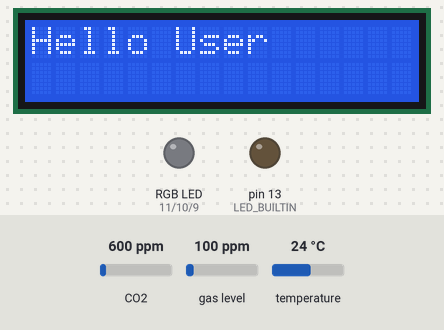
The sketch below on a simulated Arduino Uno, built with avr-gcc and run on an emulated ATmega328P. Shown: 16×2 character LCD, an RGB LED mixed from three pins (HIGH = lit), output pins drawn as LEDs (lit = HIGH). Dashed ring = blinking. The inputs (shaded band) are chosen by the test bench; at power-on: CO2 600 ppm, gas level 100 ppm, temperature 24 °C. Dim RGB values are drawn brighter than linear; what the sketch prints to the serial monitor is not drawn.

Above: at 0.2 s.
At 9.2 s:
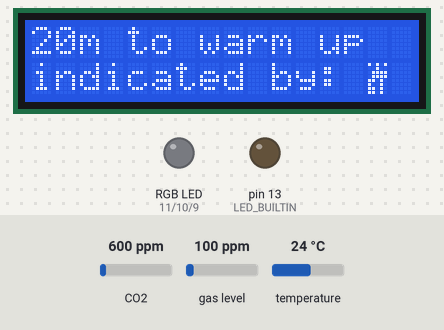
At 21.3 s:
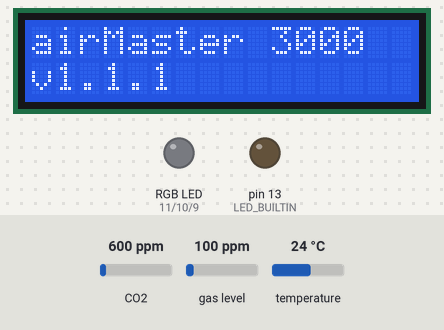
At 37.7 s:
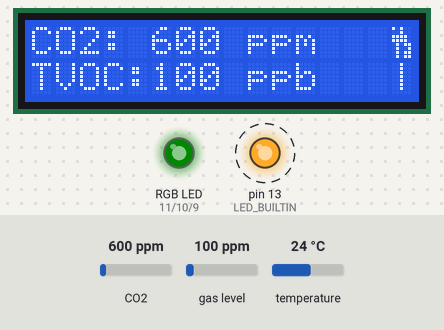
Timing chart, 0 to 40.0 s (numbered marks = the images above):
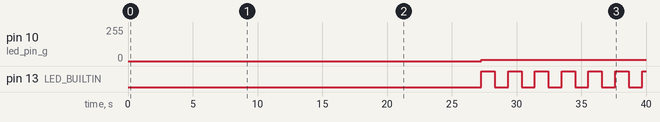

The sketch:

airMaster3000.ino
```cpp
#include <Wire.h>
#include <LiquidCrystal_I2C.h>
//-----Hardware Adressing-----
//in case of an not-working LCD switch commenting those 2 lines
//for a different default I2C address
LiquidCrystal_I2C lcd(0x27, 16, 2);  // default I2C address of an LCD
//LiquidCrystal_I2C lcd(0x3F,16,2);  // the other default I2C address of an LCD

#include "Adafruit_CCS811.h"
Adafruit_CCS811 ccs;

bool statusLed = false;

// the backslash character is not in the standard char set
// of the LCD so let's redefine it
uint8_t char_backslash_bytes[8] = {
    0b00000,
    0b10000,
    0b01000,
    0b00100,
    0b00010,
    0b00001,
    0b00000,
    0b00000
};

// fire animation frame 1
uint8_t char_fire1_bytes[8] = {
    0b10101,
    0b00100,
    0b01111,
    0b01111,
    0b11010,
    0b10010,
    0b11010,
    0b11010
};

// fire animation frame 2
uint8_t char_fire2_bytes[8] = {
    0b10100,
    0b00100,
    0b11110,
    0b11110,
    0b01011,
    0b01001,
    0b01011,
    0b01011
};

char fireAnimation[] = {1, 2};
int fireAnimationIndex = 0;

char activityAnimation[] = {'/', '-', 0, '|'};
int activityAnimationIndex = 0;

int led_pin_r = 11;
int led_pin_g = 10;
int led_pin_b = 9;

int backlightButton = 12;
bool backlightOn = true;  // not needed, in hardware!

bool warmUpComplete = false;
bool hasShownWelcomeMessage = false;

int line2ValueSwitch = 0;

int temperatureOffset = -20; // default: -25.0

void setup()
{
  // initialize digital pin 13/LED_BUILTIN as an output.
  // the build-in LED will be used to blink and indicate that the sensor is active
  pinMode(LED_BUILTIN, OUTPUT);
  digitalWrite(LED_BUILTIN, LOW);

  pinMode(led_pin_r, OUTPUT);
  pinMode(led_pin_g, OUTPUT);
  pinMode(led_pin_b, OUTPUT);

  //pinMode(backlightButton, INPUT);

  Serial.begin(9600);
  Serial.println("starting airMaster 3000");

  // upload the self-defined chars to the LCD
  lcd.init();
  lcd.createChar(0, char_backslash_bytes);
  lcd.createChar(1, char_fire1_bytes);
  lcd.createChar(2, char_fire2_bytes);
  lcd.clear();

  if(!ccs.begin())
  {
    digitalWrite(LED_BUILTIN, HIGH);
    Serial.println("Failed to start sensor! Please check your wiring.");

    doBacklight();
    lcd.setCursor(0, 0);
    lcd.print("sensor failed!");
    lcd.setCursor(0, 1);
    lcd.print("check wiring");

    while(1){delay(100);};
  }

  //calibrate temperature sensor
  Serial.println("calibrate temperature sensor");

  doBacklight();

  lcd.setCursor(0, 0);
  lcd.print("calibrate temp.");
  lcd.setCursor(0, 1);
  lcd.print("sensor");

  while(!ccs.available()) {
    blinkStatus();
  }
  float temp = ccs.calculateTemperature();
  ccs.setTempOffset(temp + temperatureOffset);
  ccs.setDriveMode(CCS811_DRIVE_MODE_1SEC);
}

void blinkStatus() {
  // 1. blink the build-in LED to indicate it's still alive
  // 2. animate a spinning thingi to indicate to the end user it's still alive
  // 3. animate a fire to indicate to the end user that the sensor is still warming up

  if (statusLed) {
    statusLed = false;
  } else {
    statusLed = true;
  }
  digitalWrite(LED_BUILTIN, statusLed);
  lcd.setCursor(15, 1);

  activityAnimationIndex++;
  if (activityAnimationIndex > 3) {
    activityAnimationIndex = 0;
  }

  lcd.print(activityAnimation[activityAnimationIndex]);

  // set a bool that the warmup was completed since micros will overflow in 72 hours
  if (!warmUpComplete) {
    // 20 min warmup time
    if (micros() < 1200000000) {
      lcd.setCursor(15, 0);

      fireAnimationIndex++;
      if (fireAnimationIndex > 1) {
        fireAnimationIndex = 0;
      }

      lcd.print(fireAnimation[fireAnimationIndex]);
    } else {
      warmUpComplete = true;
    }
  }
}

void clearLine(int rowIndex) {
  lcd.setCursor(0, rowIndex);
  lcd.print("                ");
}

void printLcdLine(String msg, int rowIndex) {
  lcd.setCursor(0, rowIndex);
  lcd.print(msg);
}

/*
 * the scrollDisplay does NOT work as I thought it would
void writeSentenceDelayed(String text, int rowIndex, int delayTime) {
  clearLine(rowIndex);
  lcd.setCursor(0, rowIndex);
  //lcd.autoscroll();
  for (int i = 0; i < text.length(); i++) {
    lcd.print(text[i]);
    lcd.scrollDisplayLeft();
    if (isSpace(text[i])) {
      delay(delayTime);
    }
  }
  //lcd.noAutoscroll();
}
*/

void welcomeMessage() {
  //String msg0 = "                "; // display length sample
    String msg1 = "Hello User      "; // future me: don't forget to change to JujiBla when updating
    String msg2 = "the sensor needs";
    String msg3 = "20m to warm up  ";
    String msg4 = "indicated by:   ";
    String msg5 = "enjoy the       ";
    String msg6 = "airMaster 3000  ";
    String msg7 = "v1.1.1          "; // software version, increment if changed

    printLcdLine(msg1, 0);
    delay(3000);

    printLcdLine(msg2, 0);
    printLcdLine(msg3, 1);
    delay(6000);

    printLcdLine(msg3, 0);
    printLcdLine(msg4, 1);

    lcd.setCursor(14, 1);
    lcd.print(fireAnimation[0]);
    delay(6000);

    printLcdLine(msg5, 0);
    printLcdLine(msg6, 1);
    delay(6000);

    printLcdLine(msg6, 0);
    printLcdLine(msg7, 1);
    delay(6000);
}

void setStatusLedCo2(int co2ppm)
{
  /*
   * the CO2 LED indicators from my bought CO2 sensor
   CO2
      : green
   800: yellow/orange
  1200: red
  */

  analogWrite(led_pin_r, 0);
  analogWrite(led_pin_g, 0);
  analogWrite(led_pin_b, 0);

  if (co2ppm <= 800) {
    analogWrite(led_pin_g, 10);
  } else if (co2ppm <= 1800) {
    // set to 1800 because my sensor is often a bit higher than the bought one
    // since the LED I used is... not that good I can't mix colors very well, so I use blue instead of yellow/orange
    analogWrite(led_pin_b, 20);
  } else {
    analogWrite(led_pin_r, 20);
  }
}

void setStatusLedTvoc(float tvocppb)
{
  analogWrite(led_pin_r, 0);
  analogWrite(led_pin_g, 0);
  analogWrite(led_pin_b, 0);

  if (tvocppb <= 25) {
    analogWrite(led_pin_g, 10);
  } else if (tvocppb <= 50) {
    analogWrite(led_pin_g, 20);
    analogWrite(led_pin_b, 20);
  } else if (tvocppb <= 100) {
    analogWrite(led_pin_b, 20);
  } else if (tvocppb <= 200) {
    analogWrite(led_pin_r, 20);
  } else {
    analogWrite(led_pin_r, 50);
  }
}

void doBacklight() {
  // i trigger the backlight always when writing to the display, otherwise it sometimes went off
  if (backlightOn) {
    lcd.backlight();
  } else {
    lcd.noBacklight();
  }
}

void loop()
{
  // read up: https://learn.sparkfun.com/tutorials/ccs811-air-quality-breakout-hookup-guide/all
  //backlightOn = digitalRead(backlightButton);
  if (ccs.available())
  {
    if (!hasShownWelcomeMessage) {
      hasShownWelcomeMessage = true;

      doBacklight();
      lcd.clear();

      welcomeMessage();
    }

    float temp = ccs.calculateTemperature();
    if(!ccs.readData())
    {
      line2ValueSwitch++;

      if (line2ValueSwitch >= 9) {
        line2ValueSwitch = 0;
      }

      int co2 = ccs.geteCO2();
      float tvoc = ccs.getTVOC();
      Serial.print("CO2: ");
      Serial.print(co2);
      Serial.print("ppm, TVOC: ");
      Serial.print(tvoc);
      Serial.print("ppb   Temp:");
      Serial.println(temp);

      doBacklight();
      lcd.clear();

      lcd.setCursor(0, 0);
      lcd.print("CO2: " + String(co2) + " ppm");


      // permanent TVOC display
      lcd.setCursor(0, 1);
      lcd.print("TVOC:" + String(int(tvoc)) + " ppb");
      setStatusLedCo2(co2);

      /*
      // debug & calibrating with temp
      if (line2ValueSwitch <= 4) {
        lcd.setCursor(0, 1);
        lcd.print("Temp: " + String(temp));
        setStatusLedCo2(co2);
      } else if (line2ValueSwitch <= 8) {
        lcd.setCursor(0, 1);
        lcd.print("TVOC:" + String(tvoc) + " ppb");
        setStatusLedTvoc(tvoc);
      }
      */

      blinkStatus();
    }
    else
    {
      digitalWrite(LED_BUILTIN, HIGH);
      Serial.println("ERROR!");
      doBacklight();
      lcd.clear();
      lcd.setCursor(0, 0);
      lcd.print("ERROR! RESTART! ");
      lcd.setCursor(0, 1);
      lcd.print("HALP ME HUMAN!  ");
      while(1){delay(100);};
    }
  }
  delay(1000);
}
```

Measured:
- by itself, pin 10 (led_pin_g): 0/255 → 10/255 at 27.3 s
- by itself, pin 13 (LED_BUILTIN): LOW → HIGH at 27.3 s, → LOW 1.0 s later, → HIGH 1.0 s later, → LOW 1.0 s later, … (13 changes in this stretch)
- what the display in image 1 shows lasts 6.0 s, from 9.2 s to 15.2 s
